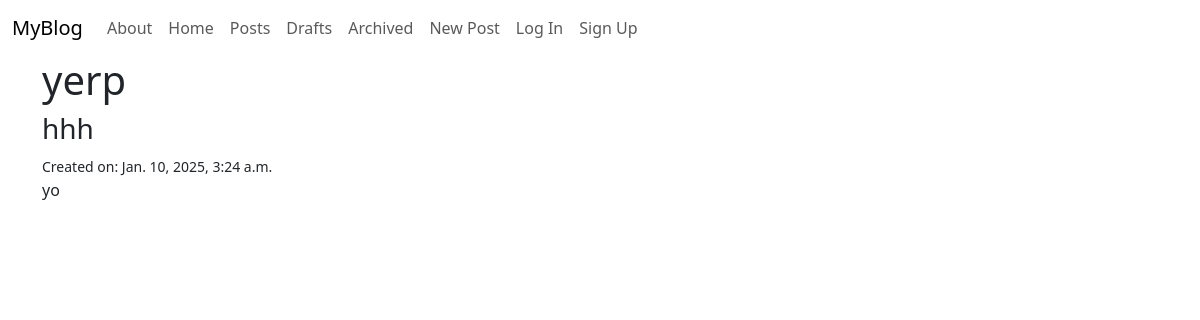
The app's page /posts/1/ with its own data.
### posts/models.py (models this page shows, shortened)
class Post(models.Model):
    title = models.CharField(max_length=128)
    subtitle = models.CharField(max_length=256)
    body = models.TextField()
    author = models.ForeignKey(
        get_user_model(),
        on_delete=models.CASCADE
    )
    status = models.ForeignKey(
        Status,
        on_delete=models.CASCADE
    )
    created_on = models.DateTimeField(auto_now_add=True)

### posts/views.py (the view)
# urls.py: path("<int:pk>/", views.PostDetailView.as_view(), name="detail"),
class PostDetailView(UserPassesTestMixin, DetailView):
        template_name = "posts/detail.html"
        model = Post
        def test_func(self):
            post = self.get_object()
            if post.status.name == "published":
                return True
            elif post.status.name == "draft":
                if (self.request.user.is_authenticated
                        and self.request.user == post.author):
                    return True
            elif (post.status.name == "archived"
                    and self.request.user.is_authenticated):
                return True
            else:
                return False

### templates/posts/detail.html (shortened to what this page needs)
{% extends 'base.html' %}
{% block content %}
<h1>{{ post.title }}</h1>
<h3>{{ post.subtitle }}</h3>
<small>Created on: {{ post.created_on }}</small>
<p>{{ post.body }}</p>
{% endblock content %}

### records on screen
Post: title "yerp", subtitle "hhh", created_on "Jan. 10, 2025, 3:24 a.m.", body "yo"
